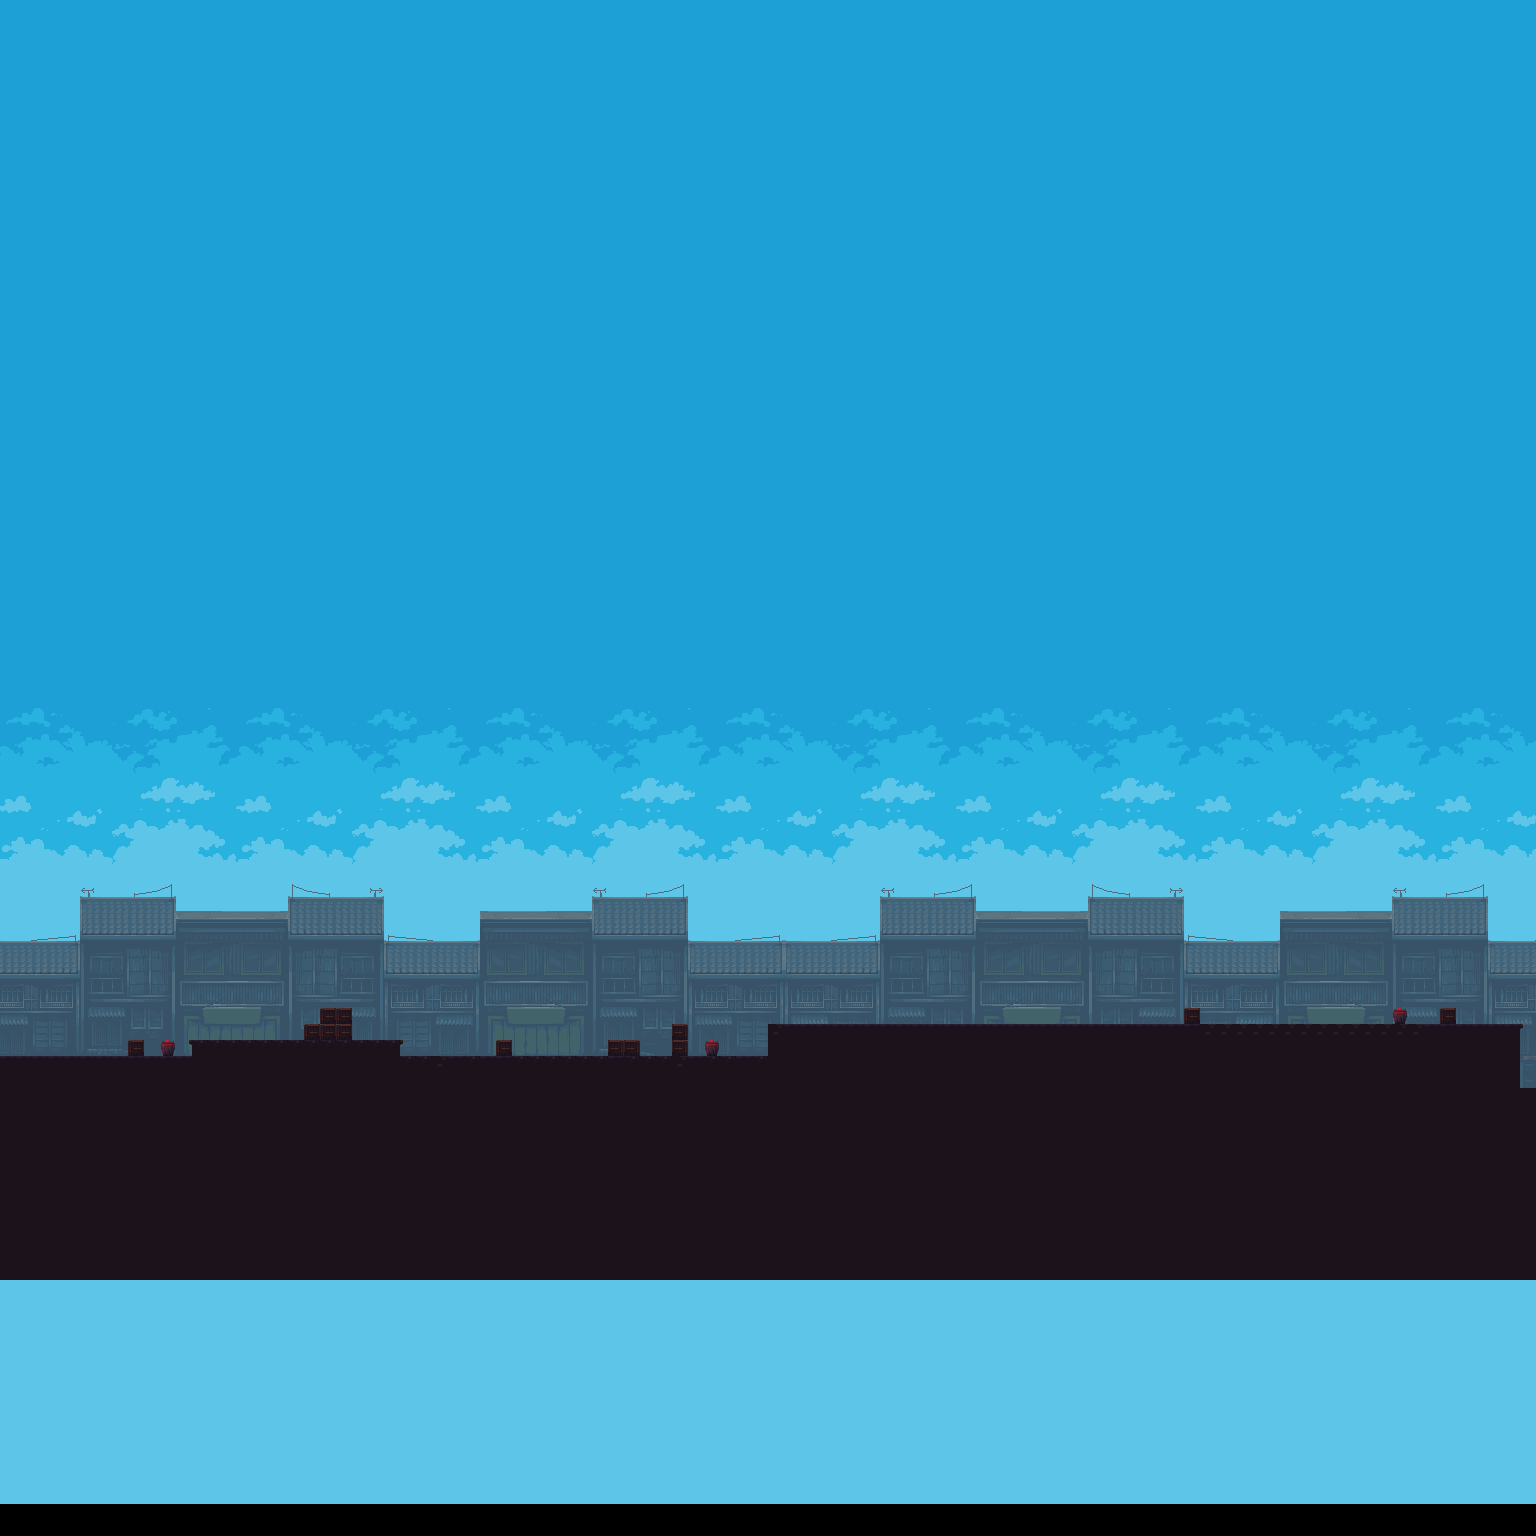

This game map was drawn from its Tiled (.tmx) file and the tilesets committed beside it. A one-line description and the trimmed map source follow:
An orthogonal 96x96 tile map with 16x16 px tiles, 3 tile layers (sky, bg, playform), 1 hidden layer not drawn, 3 tilesets.

<map version="1.10" tiledversion="1.12.2" orientation="orthogonal" renderorder="right-down" width="96" height="96" tilewidth="16" tileheight="16" infinite="0" nextlayerid="6" nextobjectid="1">
 <editorsettings>
  <chunksize width="96" height="96" />
 </editorsettings>
 <tileset firstgid="1" source="tilesets/Platform-and-Objects.tsx" />
 <tileset firstgid="65" source="tilesets/Background.tsx" />
 <tileset firstgid="1089" source="tilesets/Sky.tsx" />
 <layer id="3" name="sky" width="96" height="96" offsetx="0" offsety="-32">
  <data>[9216 cells, 9216 non-empty, 255 distinct tile ids]</data>
 </layer>
 <layer id="2" name="bg" width="96" height="96">
  <data>[9216 cells, 1154 non-empty, 210 distinct tile ids]</data>
 </layer>
 <layer id="1" name="playform" width="96" height="96">
  <data>[9216 cells, 1468 non-empty, 7 distinct tile ids]</data>
 </layer>
 <layer id="5" name="colliders" width="96" height="96" visible="0" tintcolor="#ff0000">
  <properties>
   <property name="IsCollidable" type="bool" value="true" />
  </properties>
  <data>[9216 cells, 210 non-empty, 2 distinct tile ids]</data>
 </layer>
</map>
